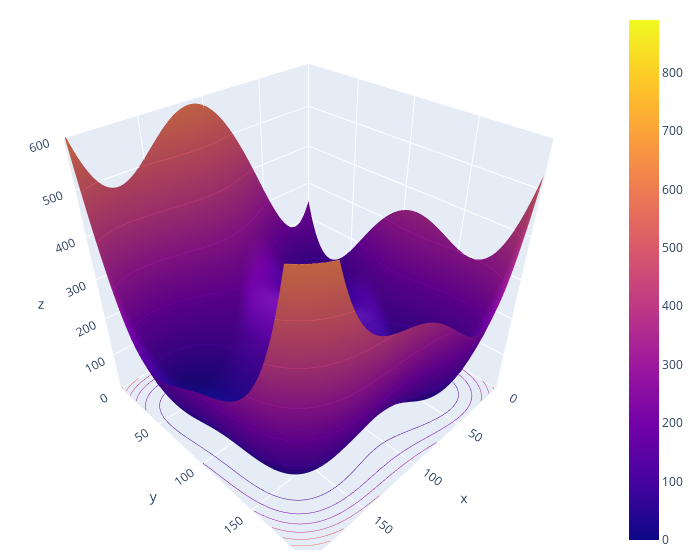

Notebook cell for this chart:
### Code cell
fig = go.Figure(
    data=[
        go.Surface(
            z = z
        )
    ]
)

fig.update_layout(
    scene = dict(
        xaxis = dict(nticks=9, range=[0,200],),
        yaxis = dict(nticks=9, range=[0,200],),
        zaxis = dict(nticks=9, range=[0,600],),
    ),
    width = 700,
    margin = dict(r = 20, l = 10, b = 10, t = 10)
)

fig.update_traces(
    contours_z = dict(
        show=True, 
        usecolormap=True,
        highlightcolor="limegreen", 
        project_z=True
    )
)

fig.show()

### Figure 1 — Plotly figure (JSON) as saved in the notebook; plotly's stock layout.template omitted (floating-point values rounded to 4 significant figures; data arrays with more than 128 entries replaced by an {"elided": "..."} marker saying what was removed)
{"data": [{"contours": {"z": {"highlightcolor": "limegreen", "project": {"z": true}, "show": true, "usecolormap": true}}, "type": "surface", "z": {"elided": "200x200 float values"}}], "layout": {"margin": {"b": 10, "l": 10, "r": 20, "t": 10}, "scene": {"xaxis": {"nticks": 9, "range": [0, 200]}, "yaxis": {"nticks": 9, "range": [0, 200]}, "zaxis": {"nticks": 9, "range": [0, 600]}}, "width": 700}}
